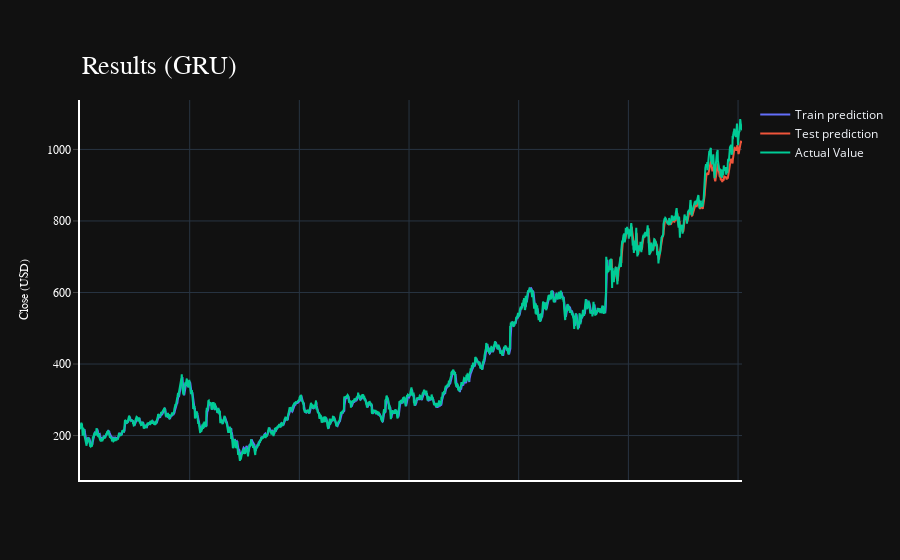

Write notebook code for a chart like this one.
### Code cell
import plotly.express as px
import plotly.graph_objects as go

fig = go.Figure()
fig.add_trace(go.Scatter(go.Scatter(x=result.index, y=result[0],
                    mode='lines',
                    name='Train prediction')))
fig.add_trace(go.Scatter(x=result.index, y=result[1],
                    mode='lines',
                    name='Test prediction'))
fig.add_trace(go.Scatter(go.Scatter(x=result.index, y=result[2],
                    mode='lines',
                    name='Actual Value')))
fig.update_layout(
    xaxis=dict(
        showline=True,
        showgrid=True,
        showticklabels=False,
        linecolor='white',
        linewidth=2
    ),
    yaxis=dict(
        title_text='Close (USD)',
        titlefont=dict(
            family='Rockwell',
            size=12,
            color='white',
        ),
        showline=True,
        showgrid=True,
        showticklabels=True,
        linecolor='white',
        linewidth=2,
        ticks='outside',
        tickfont=dict(
            family='Rockwell',
            size=12,
            color='white',
        ),
    ),
    showlegend=True,
    template = 'plotly_dark'

)



annotations = []
annotations.append(dict(xref='paper', yref='paper', x=0.0, y=1.05,
                              xanchor='left', yanchor='bottom',
                              text='Results (GRU)',
                              font=dict(family='Rockwell',
                                        size=26,
                                        color='white'),
                              showarrow=False))
fig.update_layout(annotations=annotations)

fig.show()

### Figure 1 — Plotly figure (JSON) as saved in the notebook; plotly's stock layout.template omitted (floating-point values rounded to 4 significant figures; data arrays with more than 128 entries replaced by an {"elided": "..."} marker saying what was removed)
{"data": [{"mode": "lines", "name": "Train prediction", "type": "scatter", "x": {"elided": "3019 int values"}, "y": {"elided": "3019 float values"}}, {"mode": "lines", "name": "Test prediction", "type": "scatter", "x": {"elided": "3019 int values"}, "y": {"elided": "3019 float values"}}, {"mode": "lines", "name": "Actual Value", "type": "scatter", "x": {"elided": "3019 int values"}, "y": {"elided": "3019 float values"}}], "layout": {"annotations": [{"font": {"color": "white", "family": "Rockwell", "size": 26}, "showarrow": false, "text": "Results (GRU)", "x": 0, "xanchor": "left", "xref": "paper", "y": 1.05, "yanchor": "bottom", "yref": "paper"}], "showlegend": true, "xaxis": {"linecolor": "white", "linewidth": 2, "showgrid": true, "showline": true, "showticklabels": false}, "yaxis": {"linecolor": "white", "linewidth": 2, "showgrid": true, "showline": true, "showticklabels": true, "tickfont": {"color": "white", "family": "Rockwell", "size": 12}, "ticks": "outside", "title": {"font": {"color": "white", "family": "Rockwell", "size": 12}, "text": "Close (USD)"}}}}
